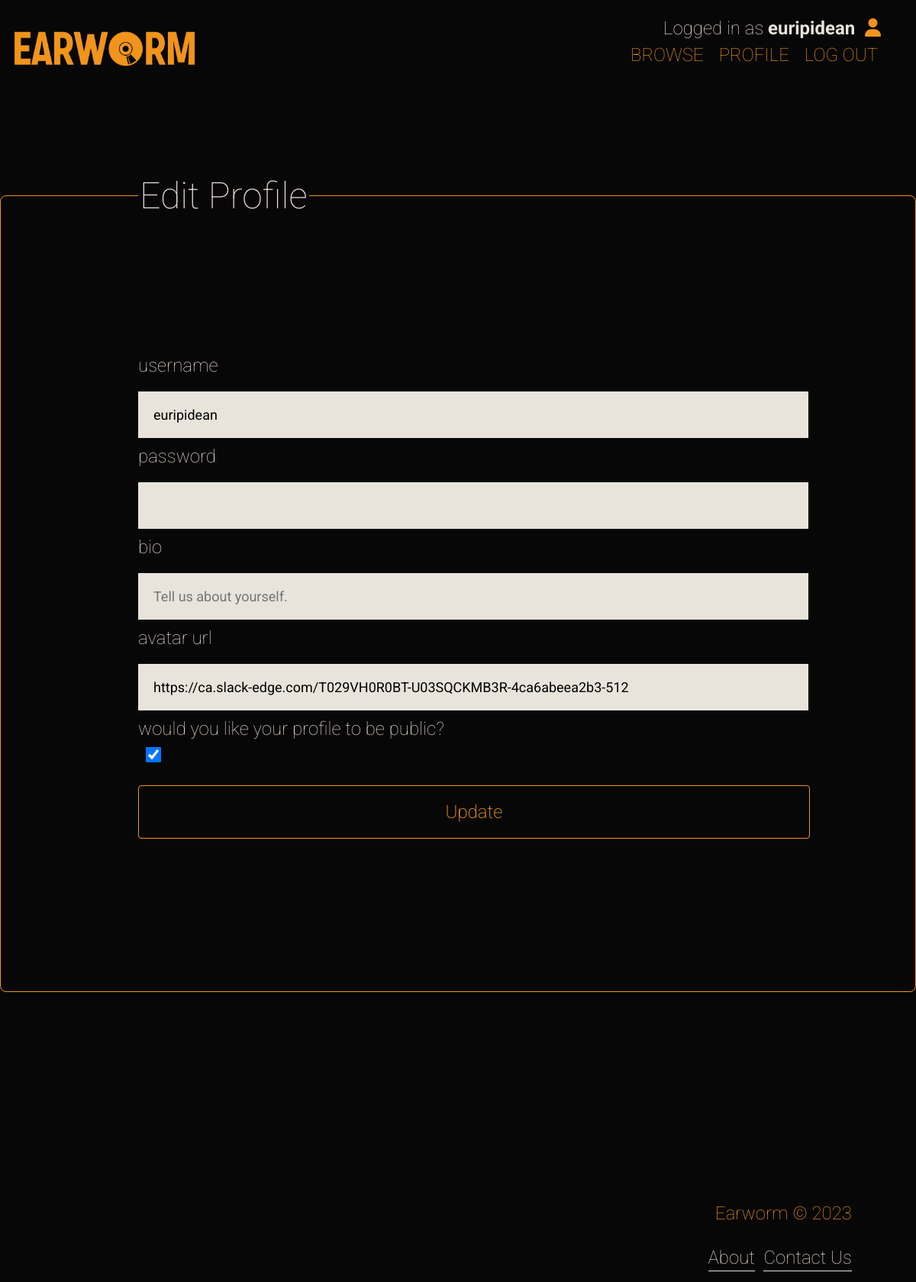
Page /edit_profile/1 (signed in) on the earlier database version.
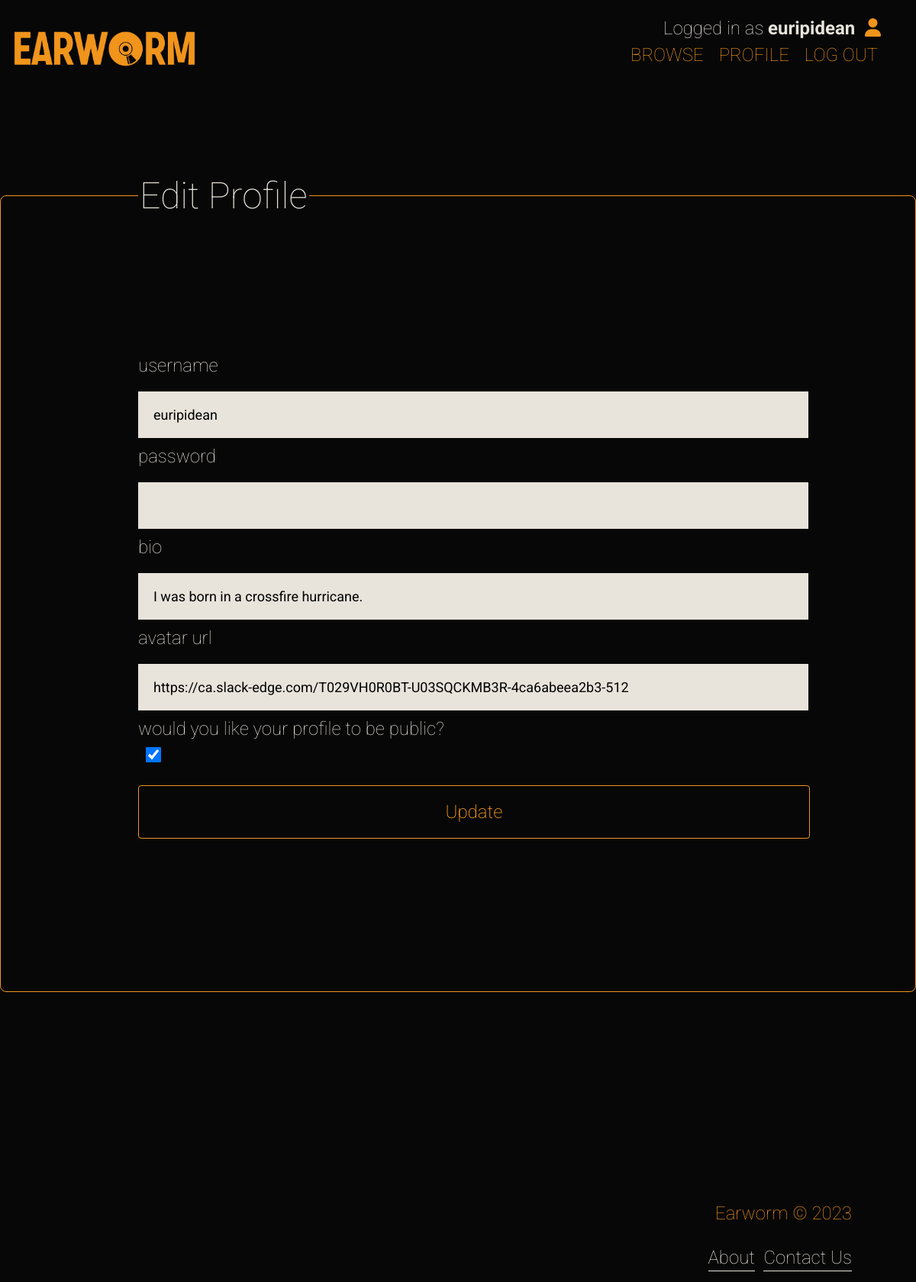
Same page on the later database version.
### earworm/models.py (models this page shows, shortened)
class User(UserMixin, db.Model):
    __tablename__ = 'users'
    id = db.Column(db.Integer, primary_key=True)
    username = db.Column(db.String(150), nullable=False)
    password = db.Column(db.String(255), nullable=False)
    avatar_url = db.Column(db.String(255), nullable=True)
    bio = db.Column(db.String(255), nullable=True)
    public = db.Column(db.Boolean, nullable=False, default=True)
    liked_artists = db.relationship('Artist', secondary="artist_listeners", backref='user', lazy=True, cascade="all, delete")
    reviews_written = db.relationship('Review', backref='user', lazy=True, cascade="all, delete")

### earworm/auth/routes.py (the view, shortened to what this page needs)
@auth.route('/edit_profile/<user_id>', methods=['GET', 'POST'])
@login_required
def edit_profile(user_id):
    user = User.query.get(user_id)
    form = UserUpdateForm(obj=user)
    return render_template('Users/edit_profile.html', form=form, user=user)

### earworm/auth/forms.py
class UserUpdateForm(SignUpFormMixin):
    username = StringField('Username', render_kw={"readonly": True})
    submit = SubmitField('Update')

### earworm/extensions.py (called while the page is built)
@login_manager.user_loader
def load_user(user_id):
    return User.query.get(user_id)

### earworm/templates/Users/edit_profile.html
{% extends 'base.html' %}
{% block content %}
<form action="/edit_profile/{{user.id}}" method="POST">
    <fieldset>
        <legend>Edit Profile</legend>
{% include 'Users/signup_form.html' %}
</form>
{% endblock %}

### earworm/templates/base.html (shortened to what this page needs)
<!DOCTYPE html>
<html>
    <head>
        <link rel="stylesheet" href="{{ url_for('static', filename='style.css') }}">
    </head>
    <body>
        <div id="log-in-status">
            {% if current_user.is_authenticated %}
            <p>Logged in as <strong>{{ current_user.username }}</strong> <a href="/profile/{{ current_user.id }}"><i class="fa-solid fa-user">&nbsp;</i></a></p>
            {% endif %}
        </div>
        <nav>
            <div class="nav-logo">
                <a href="{{url_for ('main.all_earworms')}}">
                <img src="/static/Images/earworm.png" width="250px" alt="Earworm Logo" >
                </a>
            </div>
            <ul>
                {% if current_user.is_authenticated %}
                <li><a href="/all_earworms">Browse</a></li>
                <li><a href="/profile/{{current_user.id}}">Profile</a></li>
                <li><a href="/logout">Log Out</a></li>
                {% else %}
                <li><a href="/all_earworms">Browse</a></li>
                <li><a href="/signup">Sign Up</a></li>
                <li><a href="/login">Log In</a></li>
                {% endif %}
            </ul>
        </nav>
        <main>
        {% block content %}{% endblock %}
    </main>
        <footer>
            <p>Earworm &copy; 2023</p>
            <a href="/about">About</a>
            <a href="/contact">Contact Us</a>
        </footer>
    </body>
</html>

### earworm/templates/Users/signup_form.html (shortened to what this page needs)
        {{ form.username.label}}
        {{ form.username }}
        {{ form.password.label }}
        {{ form.password }}
        {{ form.bio.label }}
        {{ form.bio (cols="35", rows="5", placeholder="Tell us about yourself.")}}
        {{ form.avatar_url.label }}
        {{ form.avatar_url (class_="url", placeholder="http://example.com/image.jpg")}}
        {{ form.public.label }}
        {{ form.public }}
        {{ form.submit }}

### earworm/static/style.css (style rules this page uses)
body, html { height: 100%; margin: 0 auto; background-color: #070707; color: #e8e4db; font-family: 'Roboto', sans-serif; font-size: 48px; }
input, textarea { font-family: 'Roboto', sans-serif; }
nav, nav ul { display: flex; flex-direction: row; justify-content: space-between; list-style: none; background-color: #070707; margin-right: 20px; }
nav li { padding: 10px; font-size: 24px; }
nav a { text-decoration: none; border: none; font-weight: 100; color: #f0941c; text-transform: uppercase; }
.nav-logo { padding-left: 1%; margin-top: 3%; }
main { max-width: 1200px; margin: 0 auto; padding-bottom: 80px; }
a { color: #f0941c; text-decoration: none; border-bottom-width: 1px; border-bottom-style: solid; padding-bottom: 3px; }
p { font-size: 0.5em; font-weight: lighter; line-height: 1.5; }
footer { background-color: #070707; color: #f0941c; padding: 7%; padding-bottom: 1%; text-align: right; font-weight: lighter; }
footer p { margin-bottom: 3px; }
footer a { margin-top: 3px; font-size: 0.5em; color: #e8e4db; }
#log-in-status { position: absolute; top: -5px; right: 10px; margin-bottom: 20px; color: #e8e4db; }
#log-in-status p { margin-right: 30px; }
#log-in-status a { border:none; margin-left: 7px; }
.primary, input[type=submit] { border: none; border-radius: 4px; font-size: 0.7em; font-weight: 200; padding: 20px; cursor: pointer; background-color: transparent; color: #f0941c; border: 1px solid #f0941c; }
input[type=submit] { font-size: 1em; }
input[type=submit] { margin: 20px auto; width: 105%; }
fieldset { border: 1px solid #f0941c; border-radius: 8px; display: flex; flex-direction: column; align-content: center; margin: 7% auto; font-size: 0.5em; font-weight: lighter; padding: 15%; }
label { width: 100%; text-transform: lowercase; }
input[type=text], input[type=url], input[type=password], input[type=date], select, textarea { background-color: #e8e4db; width: 100%; padding: 20px; font-size: 0.75em; border: none; margin-bottom: 10px; margin-top: 20px; }
input[type=checkbox] { margin: 10px; width: 20px; height: 20px; padding-bottom: 20px; }
legend { font-size: 2em; }

Differences in the rows shown:
changed User "euripidean": bio (not shown) → "I was born in a crossfire hurricane."
